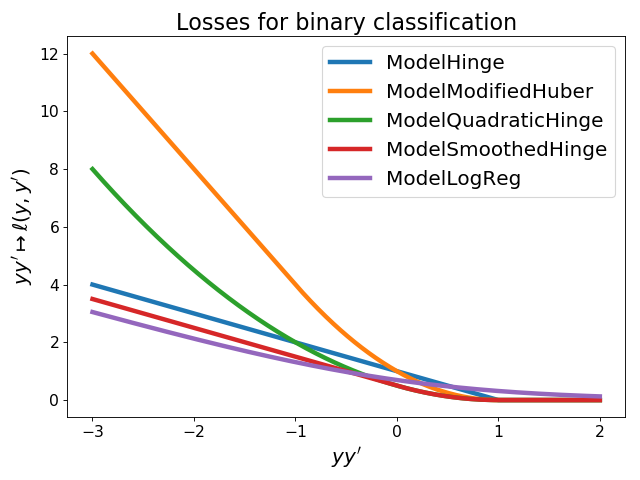

Write Python code to recreate this figure.
import matplotlib.pyplot as plt
import numpy as np

from tick.optim.model import ModelHinge, ModelModifiedHuber, \
    ModelQuadraticHinge, ModelSmoothedHinge, ModelLogReg

n = 1000
x = np.linspace(-3, 2, n)

ModelClasses = [ModelHinge, ModelModifiedHuber, ModelQuadraticHinge,
                ModelSmoothedHinge, ModelLogReg]

plt.figure(figsize=(8, 6))
for Model in ModelClasses:
    model = Model(fit_intercept=False) \
        .fit(np.array([[1.]]), np.array([1.]))
    y = [model.loss(np.array([t])) for t in x]
    plt.plot(x, y, lw=4, label=model.name)

plt.xlabel(r"$y y'$", fontsize=18)
plt.ylabel(r"$y y' \mapsto \ell(y, y')$", fontsize=18)
plt.title('Losses for binary classification', fontsize=20)
plt.xticks(fontsize=14)
plt.yticks(fontsize=14)
plt.legend(fontsize=18)
plt.tight_layout()
